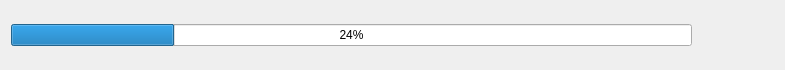
<?xml version="1.0" encoding="UTF-8"?>
<ui version="4.0">
 <class>Dialog</class>
 <widget class="QDialog" name="Dialog">
  <property name="geometry">
   <rect>
    <x>0</x>
    <y>0</y>
    <width>785</width>
    <height>70</height>
   </rect>
  </property>
  <property name="windowTitle">
   <string>Progress</string>
  </property>
  <layout class="QHBoxLayout" name="horizontalLayout" stretch="9,1">
   <item>
    <widget class="QProgressBar" name="progressBar">
     <property name="value">
      <number>24</number>
     </property>
     <property name="format">
      <string>%p%</string>
     </property>
    </widget>
   </item>
   <item>
    <widget class="QLabel" name="label">
     <property name="sizePolicy">
      <sizepolicy hsizetype="Expanding" vsizetype="Preferred">
       <horstretch>0</horstretch>
       <verstretch>0</verstretch>
      </sizepolicy>
     </property>
     <property name="text">
      <string/>
     </property>
    </widget>
   </item>
  </layout>
 </widget>
 <resources/>
 <connections/>
</ui>
